Frame 1 (no input): blank canvas, image omitted
Frame 60 (no input): blank canvas, image omitted
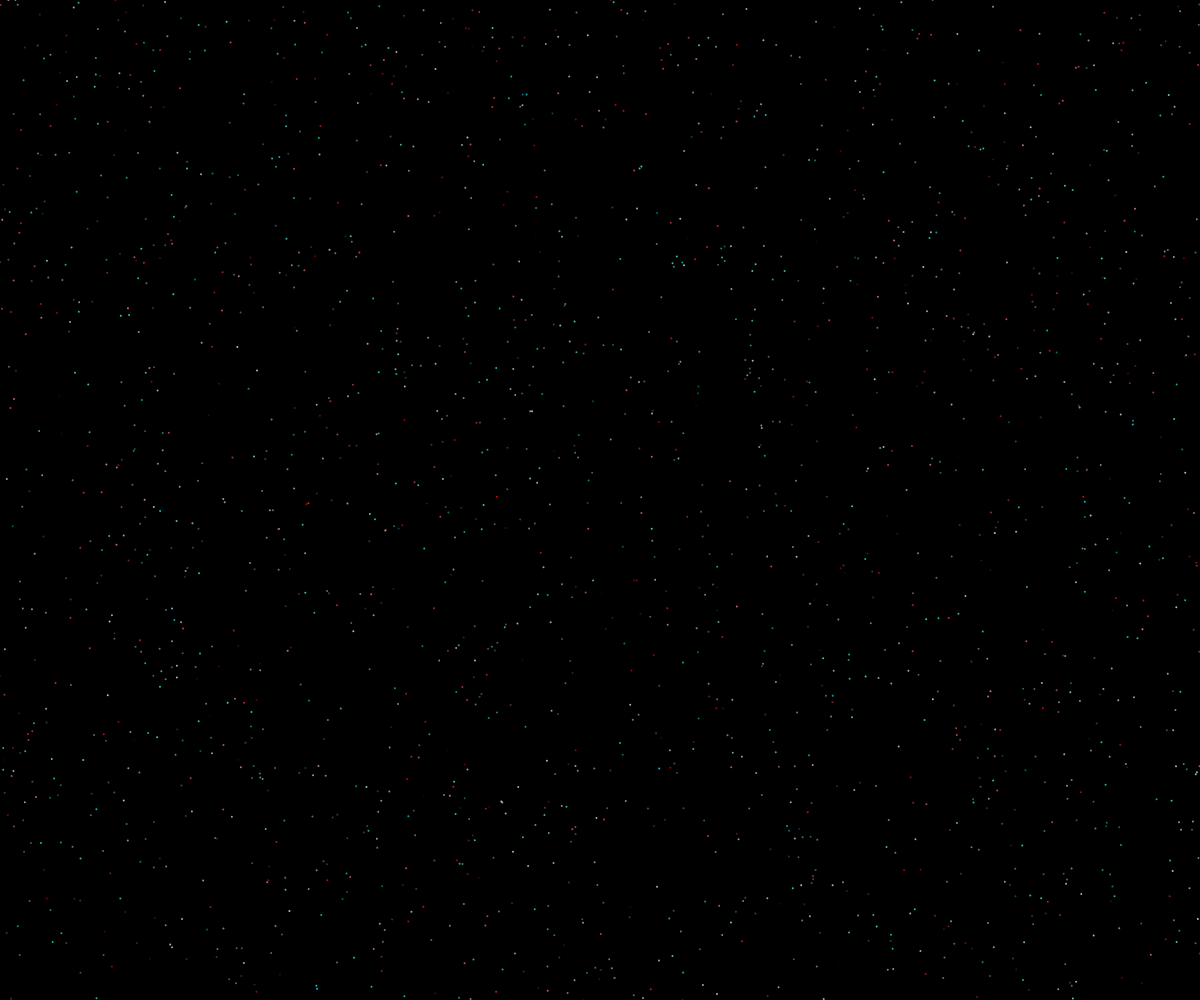
Frame 120 (the mouse pressed at the canvas centre since frame 60)

The p5.js sketch whose frames 1 and 60 were blank and that drew this single picture after the mouse press (run headless with seeded random() and noise() and a simulated clock; from frame 60 on, the mouse is pressed at the canvas centre):

// p5.js sketch
// ── sketch.js
//Fireworks OOP

const NUMBER_OF_FIREWORKS_PER_CLICK = 10000;
let theFireworks = [];

class Particle {
  constructor(x, y){
    this.x = x;
    this.y = y;
    this.dx = random(-20,20);
    this.dy = random(-20,20);
    this.diameter = 2;//random(15);
    this.r = random(255);
    this.g = random(255);
    this.b = random(255);
    this.opacity = 255;
  }

  display(){
    noStroke();
    fill(this.r, this.b, this.b, this.opacity);
    circle(this.x, this.y, this.diameter); 
  }

  update(){
    //move
    this.x += this.dx;
    this.y += this.dy;

    //fade away over time
    this.opacity-=1;
  }

  isDead(){
    return this.opacity <= 0;
  }

}

function setup() {
  createCanvas(windowWidth, windowHeight);
}

function draw() {
  background(0);

  for(let firework of theFireworks){
    if(firework.isDead()){
      //delete it
      let index = theFireworks.indexOf(firework);
      theFireworks.splice(index, 1);
    }

    else{
      firework.update();
      firework.display();
    }
  }

}

function mousePressed() {
  for (let i = 0; i < NUMBER_OF_FIREWORKS_PER_CLICK; i++){
    let someFirework = new Particle(mouseX, mouseY);
    theFireworks.push(someFirework);
  }
}
